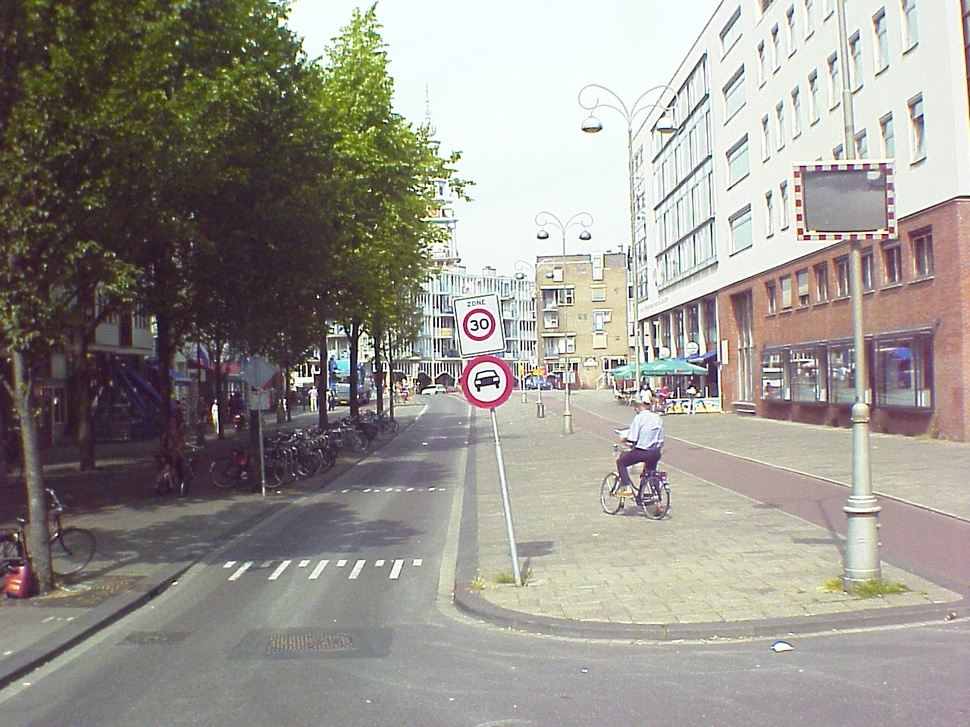
%> input picture labo/6_recognition/images/left1.jpg, 970 x 727 px, shrunk from 1280 x 960 before the run
$ octave fundamental.m   (GNU Octave 9; MATLAB toolbox functions it lacks are replaced by stand-ins)
%> lines starting %> are read from the running program, lines starting %| are printed output that depends on the picture
%%%%%%%%%%%%%%%%%%%%%%%%%%%%%%%%%%%%%%%%%%%%%%%%%%%%%%%%%%%%%%%%%%%%%%%%%%%
% A script that performs correlation to obtain corresponding points in a
% stereo pair of images, given the fundamental matrix
%
% KTeelen, februari 2008
%%%%%%%%%%%%%%%%%%%%%%%%%%%%%%%%%%%%%%%%%%%%%%%%%%%%%%%%%%%%%%%%%%%%%%%%%%%

im1 = rgb2gray(imread('left1.jpg'));
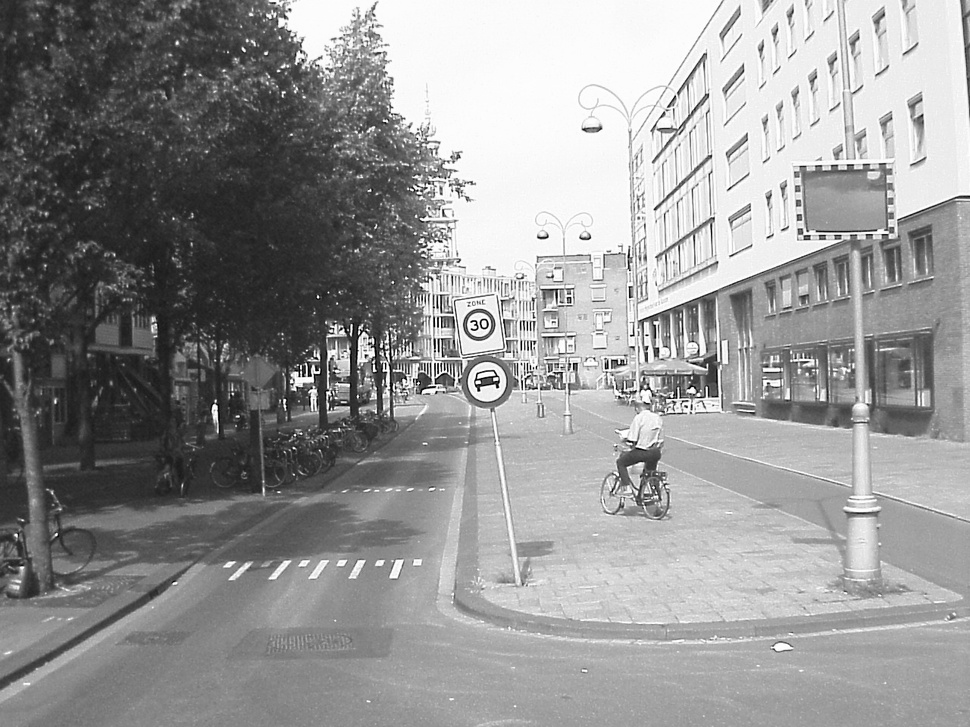
%> im1: size 727x970 uint8; min 0, max 255, mean 148.7
h1 = figure; imshow(im1)
im2 = rgb2gray(imread('right1.jpg'));
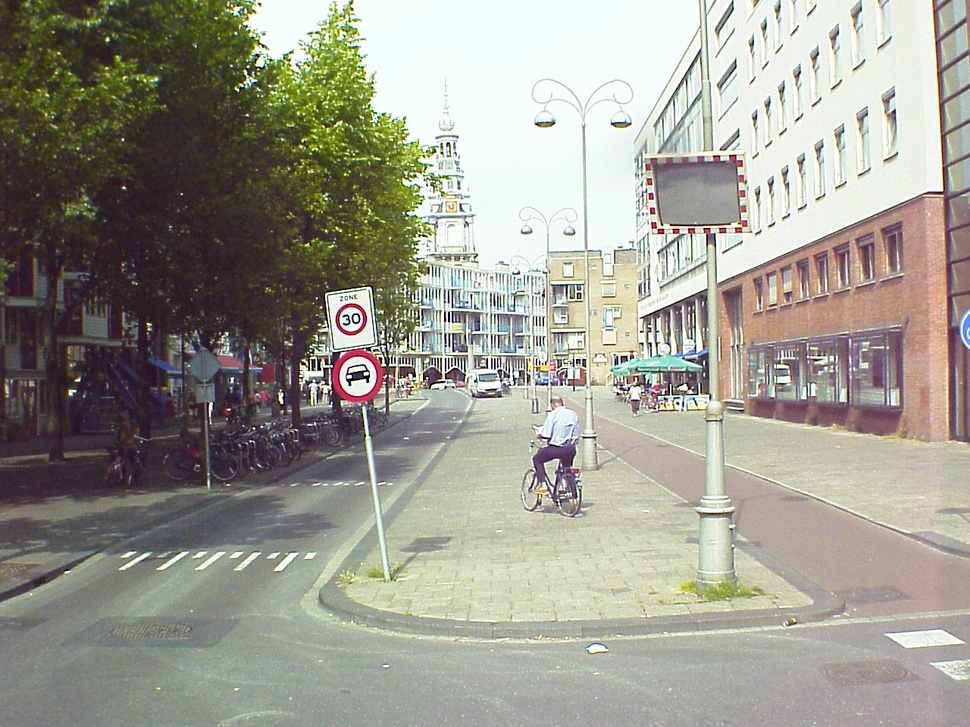
%> input picture labo/6_recognition/images/right1.jpg, 970 x 727 px, shrunk from 1280 x 960 before the run
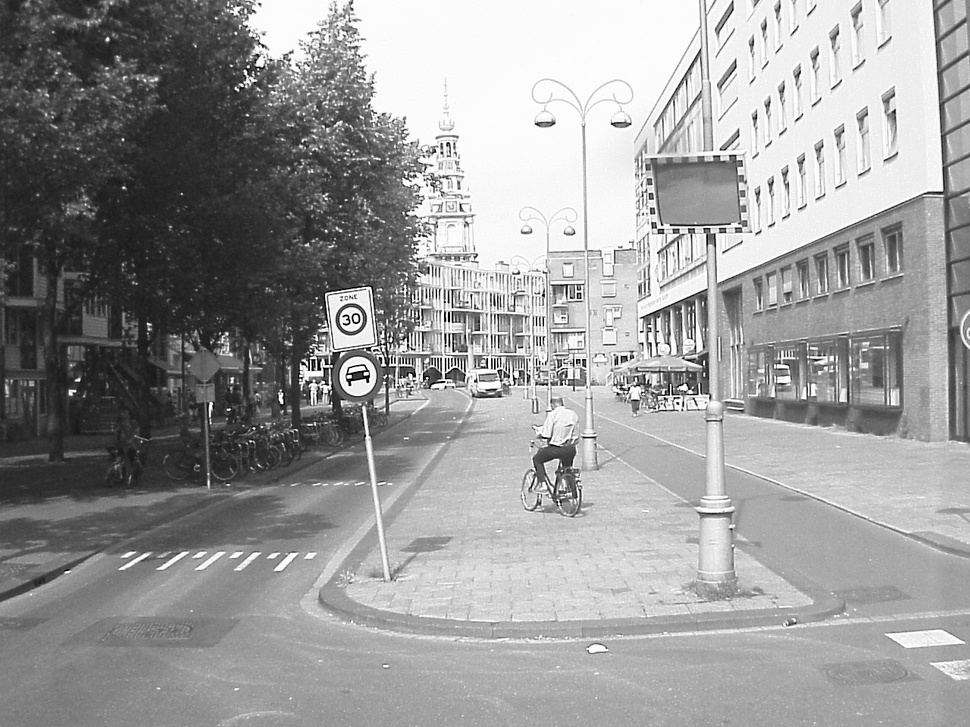
%> im2: size 727x970 uint8; min 0, max 255, mean 153.7
h2 = figure; imshow(im2)

% Load fundamental matrix from .mat file
load fundmat.mat

% Select points in the first image
numpts = 3;
figure(h1),
%> (the run ends here)
